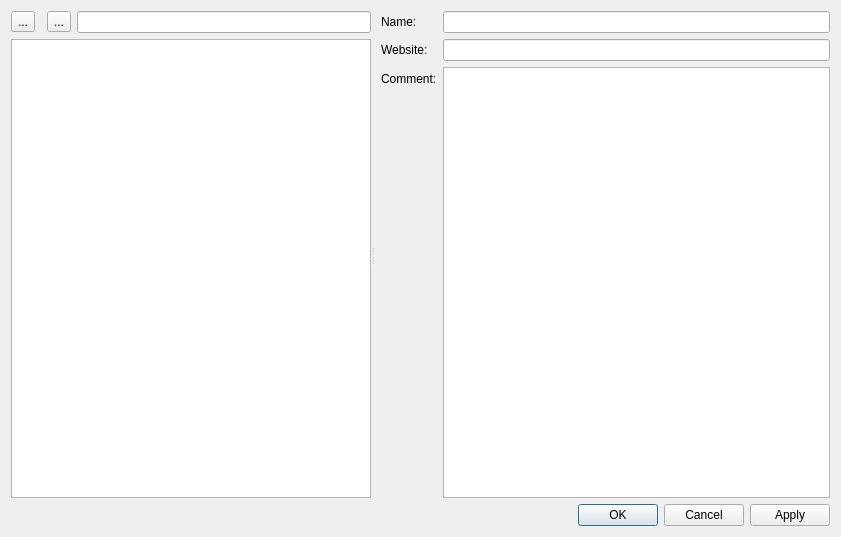
<?xml version="1.0" encoding="UTF-8"?>
<ui version="4.0">
 <class>ManufacturersDialog</class>
 <widget class="QDialog" name="ManufacturersDialog">
  <property name="geometry">
   <rect>
    <x>0</x>
    <y>0</y>
    <width>841</width>
    <height>537</height>
   </rect>
  </property>
  <property name="windowTitle">
   <string>Edit Manufacturers</string>
  </property>
  <property name="windowIcon">
   <iconset resource="../resources.qrc">
    <normaloff>:/largeIcons/options_manufacturers</normaloff>:/largeIcons/options_manufacturers</iconset>
  </property>
  <layout class="QVBoxLayout" name="verticalLayout_2">
   <item>
    <widget class="QSplitter" name="splitter">
     <property name="orientation">
      <enum>Qt::Horizontal</enum>
     </property>
     <widget class="QWidget" name="">
      <layout class="QVBoxLayout" name="verticalLayout">
       <item>
        <layout class="QHBoxLayout" name="horizontalLayout">
         <item>
          <widget class="QToolButton" name="toolButton">
           <property name="text">
            <string>...</string>
           </property>
           <property name="icon">
            <iconset resource="../resources.qrc">
             <normaloff>:/icons/manufacturer_add</normaloff>:/icons/manufacturer_add</iconset>
           </property>
          </widget>
         </item>
         <item>
          <widget class="QWidget" name="toolbar" native="true"/>
         </item>
         <item>
          <widget class="QToolButton" name="toolButton_2">
           <property name="text">
            <string>...</string>
           </property>
           <property name="icon">
            <iconset resource="../resources.qrc">
             <normaloff>:/icons/manufacturer_delete</normaloff>:/icons/manufacturer_delete</iconset>
           </property>
          </widget>
         </item>
         <item>
          <widget class="QSearchLineEdit" name="searchLineEdit"/>
         </item>
        </layout>
       </item>
       <item>
        <widget class="QListView" name="masterListView"/>
       </item>
      </layout>
     </widget>
     <widget class="QWidget" name="">
      <layout class="QFormLayout" name="formLayout">
       <property name="fieldGrowthPolicy">
        <enum>QFormLayout::AllNonFixedFieldsGrow</enum>
       </property>
       <property name="leftMargin">
        <number>6</number>
       </property>
       <item row="0" column="0">
        <widget class="QLabel" name="label">
         <property name="text">
          <string>Name:</string>
         </property>
        </widget>
       </item>
       <item row="0" column="1">
        <widget class="QLineEdit" name="lineEdit"/>
       </item>
       <item row="1" column="0">
        <widget class="QLabel" name="label_2">
         <property name="text">
          <string>Website:</string>
         </property>
        </widget>
       </item>
       <item row="1" column="1">
        <widget class="QLineEdit" name="lineEdit_2"/>
       </item>
       <item row="2" column="0">
        <widget class="QLabel" name="label_3">
         <property name="text">
          <string>Comment:</string>
         </property>
        </widget>
       </item>
       <item row="2" column="1">
        <widget class="QPlainTextEdit" name="plainTextEdit"/>
       </item>
      </layout>
     </widget>
    </widget>
   </item>
   <item>
    <widget class="QDialogButtonBox" name="buttonBox">
     <property name="orientation">
      <enum>Qt::Horizontal</enum>
     </property>
     <property name="standardButtons">
      <set>QDialogButtonBox::Apply|QDialogButtonBox::Cancel|QDialogButtonBox::Ok</set>
     </property>
    </widget>
   </item>
  </layout>
 </widget>
 <customwidgets>
  <customwidget>
   <class>QSearchLineEdit</class>
   <extends>QLineEdit</extends>
   <header>widgets/qsearchlineedit.h</header>
  </customwidget>
 </customwidgets>
 <resources>
  <include location="../resources.qrc"/>
 </resources>
 <connections>
  <connection>
   <sender>buttonBox</sender>
   <signal>accepted()</signal>
   <receiver>ManufacturersDialog</receiver>
   <slot>accept()</slot>
   <hints>
    <hint type="sourcelabel">
     <x>248</x>
     <y>254</y>
    </hint>
    <hint type="destinationlabel">
     <x>157</x>
     <y>274</y>
    </hint>
   </hints>
  </connection>
  <connection>
   <sender>buttonBox</sender>
   <signal>rejected()</signal>
   <receiver>ManufacturersDialog</receiver>
   <slot>reject()</slot>
   <hints>
    <hint type="sourcelabel">
     <x>316</x>
     <y>260</y>
    </hint>
    <hint type="destinationlabel">
     <x>286</x>
     <y>274</y>
    </hint>
   </hints>
  </connection>
 </connections>
</ui>
